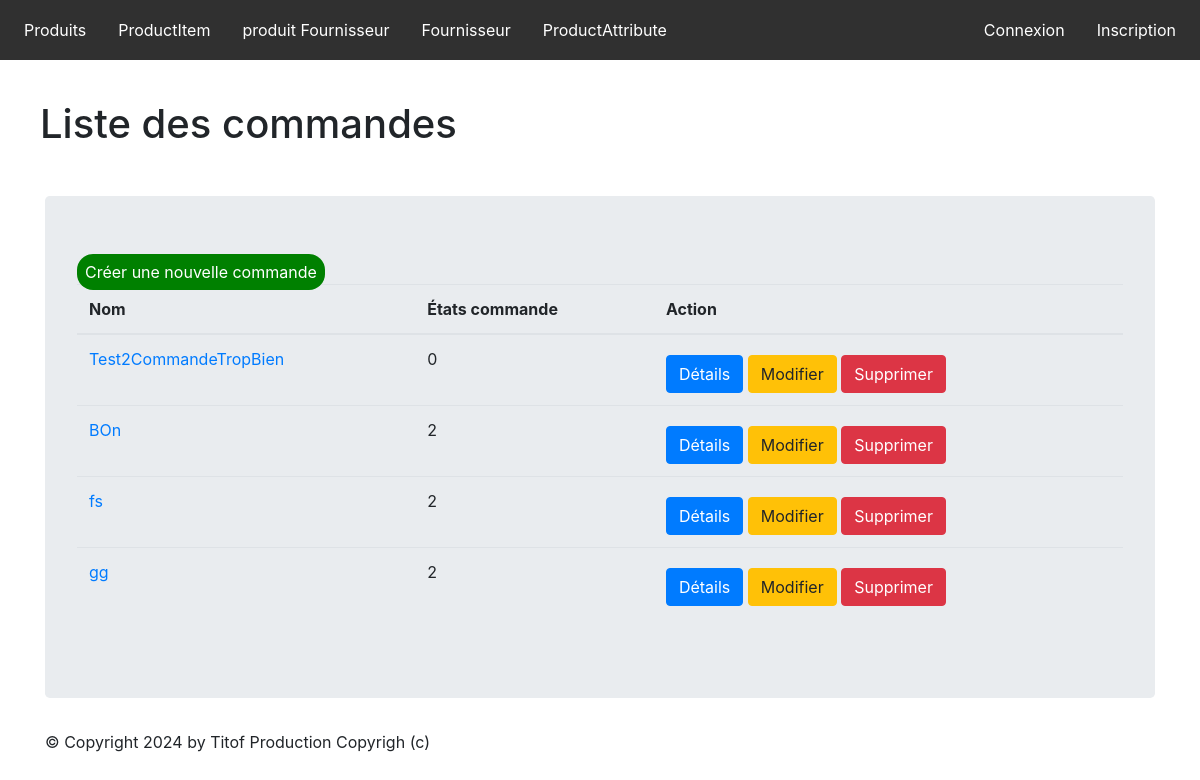
The page /monapp/commande/list on the database its author committed.
### monapp/models.py (models this page shows, shortened)
class Commande(models.Model):
    class Meta:
        verbose_name = "Commande"
    commandeName = models.CharField(max_length=100)
    produitFournisseur = models.ForeignKey('ProductFournisseur', on_delete=models.CASCADE)
    quantity = models.IntegerField()
    etatCommande = models.SmallIntegerField(choices=COMMANDE_STATUS, default=0)

### monapp/views.py (the view)
# urls.py: path("commande/list",views.CommandeListView.as_view(),name="commande-list"),
class CommandeListView(ListView):
    model = Commande
    template_name = "monapp/list_commande.html"
    context_object_name = "commande"
    def get_queryset(self ):
        return Commande.objects.all()
    def get_context_data(self, **kwargs):
        context = super(CommandeListView, self).get_context_data(**kwargs)
        context['titremenu'] = "Liste des commandes"
        return context

### monapp/templates/monapp/list_commande.html (shortened to what this page needs)
{% extends 'monapp/base.html' %}
{% block menu %}
    <h1>    {{ titremenu }}    </h1>
{% endblock %}
{% block contenu %}
    <table class="table">
    <a class="btnCree" href="{% url 'commande-add' %}">Créer une nouvelle commande</a>
    <thead>
        <th>Nom</th>
        <th>États commande</th>
        <th>Action</th>
    </thead>
    <tbody>
    {% for prdct in commande %}
    <tr>
        <td><a href="{% url 'commande-detail' prdct.id %}">{{ prdct.commandeName }}</a></td>
        <td><p>{{ prdct.etatCommande }}</p></td>
        <td>
            <a href="{% url 'productAttribute-detail' prdct.id %}" class="btn btn-primary mt-2">Détails</a>
            <a href="{% url 'commande-update' prdct.id %}" class="btn btn-warning mt-2">Modifier</a>
            <a href="{% url 'commande-delete' prdct.id %}" class="btn btn-danger mt-2">Supprimer</a>
        </td>
    </tr>
    {% endfor %}
    </tbody>
    </table>
{% endblock %}

### static/css/styles.css (style rules this page uses)
*, ul, li { padding: 0; margin: 0; }
a { text-decoration: none; }
h1 { padding: 1em; }
.btnCree { padding: .5em; background-color: green; color: white; border-radius: 1em; }

### rows shown on the page
Commande: commandeName "Test2CommandeTropBien", etatCommande "0"
Commande: commandeName "BOn", etatCommande "2"
Commande: commandeName "fs", etatCommande "2"
Commande: commandeName "gg", etatCommande "2"

### other values the page prints
{{ titremenu }} "Liste des commandes"
